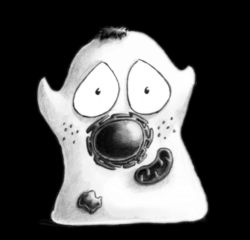
#> input picture images/bioimagebook/happy_cell.tif, 250 x 240 px, found by its file name
$ python generate-images.py
#> lines starting #> are read from the running program, lines starting #| are printed output that depends on the picture

# %%

# based on https://bioimagebook.github.io/chapters/2-processing/3-thresholding/thresholding.html

import numpy as np
import tifffile as tiff
from scipy import ndimage
from skimage import exposure

# %% Modify the happy_cell image, add noise

noise_sigma=5
seed=2048

im = tiff.imread("images/bioimagebook/happy_cell.tif")
#> im is the input picture: shape (240, 250) float32; min 2, max 65.75, mean 23

rng = np.random.default_rng(seed)
im = im + rng.normal(scale=noise_sigma, size=im.shape)
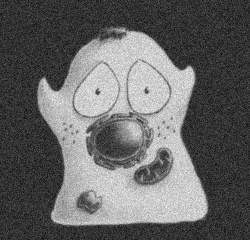
#> im: shape (240, 250) float64; min -18.27, max 85.62, mean 23.1; drawn with min black and max white
# rescale whole range to 0-255, np.uint8, using

im = exposure.rescale_intensity(im, out_range='uint8')

tiff.imwrite("images/bioimagebook/happy_cell_noise.tif", im)

# %% Create the spot image

def create_spots(shape=(400, 400), n_spots=10, spot_sigma=4, spot_intensity=5, seed=1024, to_uint8=True):
    im = np.zeros(shape, dtype=np.float32)
    rng = np.random.default_rng(seed)
    rows = rng.integers(0, high=im.shape[0], size=n_spots)
    cols = rng.integers(0, high=im.shape[1], size=n_spots)
    im[rows, cols] = 100
    im = ndimage.gaussian_filter(im, sigma=spot_sigma)
    im = im / im.max() * spot_intensity
    im = im + rng.normal(size=im.shape)
    im = exposure.rescale_intensity(im, out_range='uint8')
    return im

im = create_spots()

# plt.imshow(im, cmap='grey')
tiff.imwrite("images/bioimagebook/spots.tif", im)
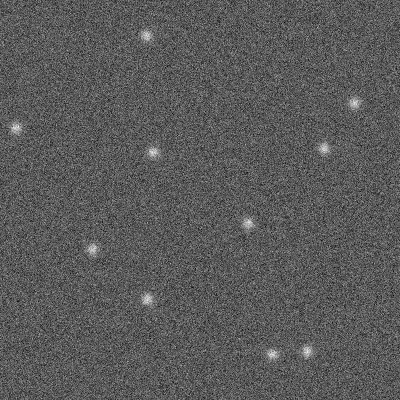
#> saved as spots.tif: shape (400, 400); min 0, max 255, mean 90.2

# (..)

# %%
